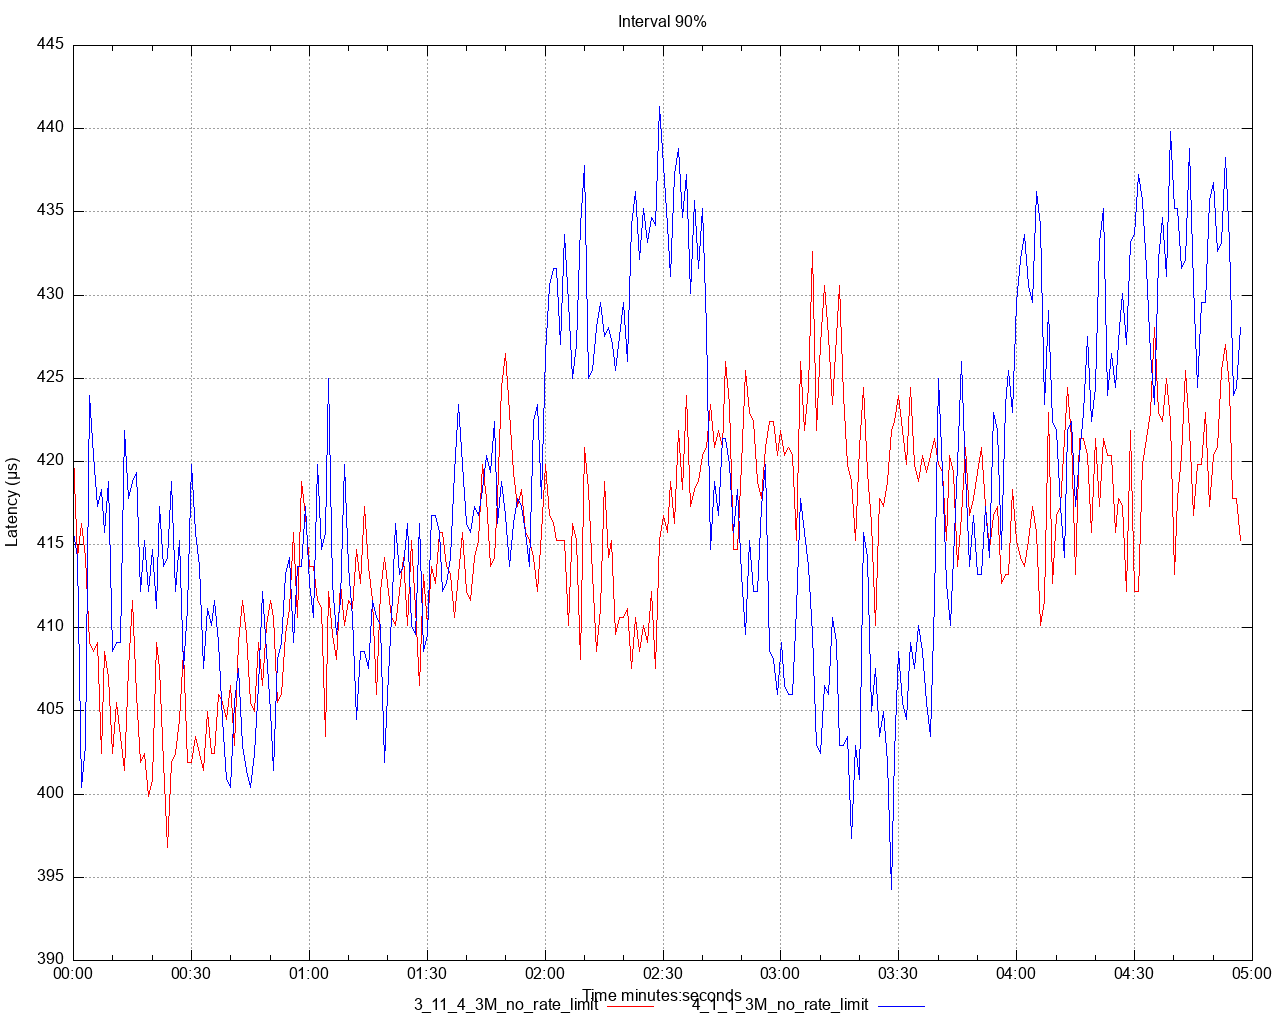

Here is the gnuplot script that generated this plot:
set title 'Interval 90%' noenhanced
set style data lines
set datafile separator ","
set terminal png size 1280,1024
set grid
set key below
set xdata time
set timefmt "%s"
offset = 0
t0(x)=(offset=($0==0) ? x : offset, x - offset)
set xlabel 'Time minutes:seconds'
set ylabel 'Latency (μs)'
set output '/Users/ahmet.mircik/simulator/tests/report_3M_no_rate_limit/latency/latency_interval_90_get.png'
plot \
   '/Users/ahmet.mircik/simulator/tests/report_3M_no_rate_limit/data/latency_interval_90_get_1.data' using (t0(timecolumn(1))):2 title "3_11_4_3M_no_rate_limit" noenhanced lt rgb "red", \
   '/Users/ahmet.mircik/simulator/tests/report_3M_no_rate_limit/data/latency_interval_90_get_2.data' using (t0(timecolumn(1))):2 title "4_1_1_3M_no_rate_limit" noenhanced lt rgb "blue", \
